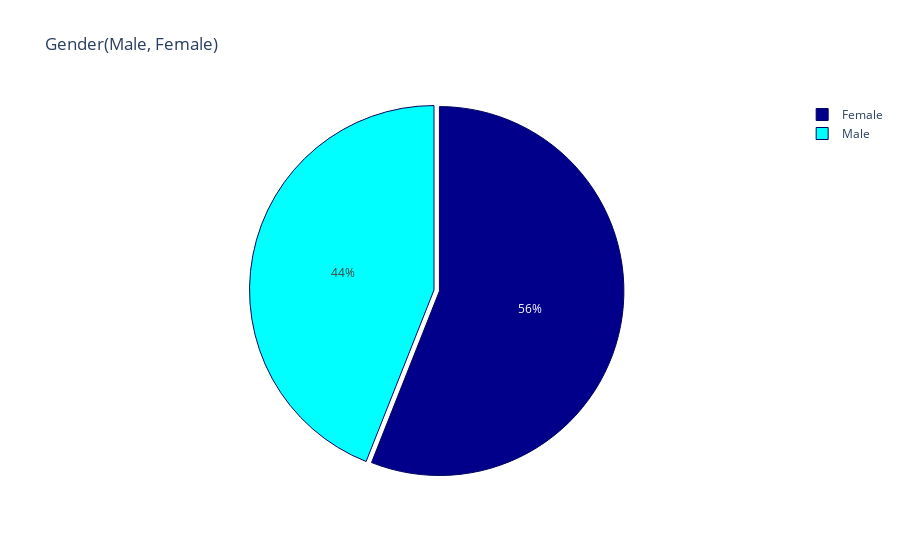

The code cell stored with this chart in its notebook:
### Markdown cell above
**Visualization**

### Code cell
import plotly
import plotly.graph_objs as go
from plotly.offline import init_notebook_mode, iplot
init_notebook_mode(connected=True)

col = 'Gender'
grouped = df[col].value_counts().reset_index()
grouped = grouped.rename(columns = {col: 'count','index': col})

#plot
colors = ['darkblue','cyan']
trace = go.Pie(labels=grouped[col],values=grouped['count'],pull=[0.03,0],marker=dict(colors=colors,line=dict(color='rgb(3,4,94)',width=1)))
layout = {'title':'Gender(Male, Female)'}
fig = go.Figure(data=[trace], layout=layout)
iplot(fig)

### Figure 1 — Plotly figure (JSON) as saved in the notebook; plotly's stock layout.template omitted (floating-point values rounded to 4 significant figures)
{"data": [{"labels": ["Female", "Male"], "marker": {"colors": ["darkblue", "cyan"], "line": {"color": "rgb(3,4,94)", "width": 1}}, "pull": [0.03, 0], "type": "pie", "values": [112, 88]}], "layout": {"title": {"text": "Gender(Male, Female)"}}}
